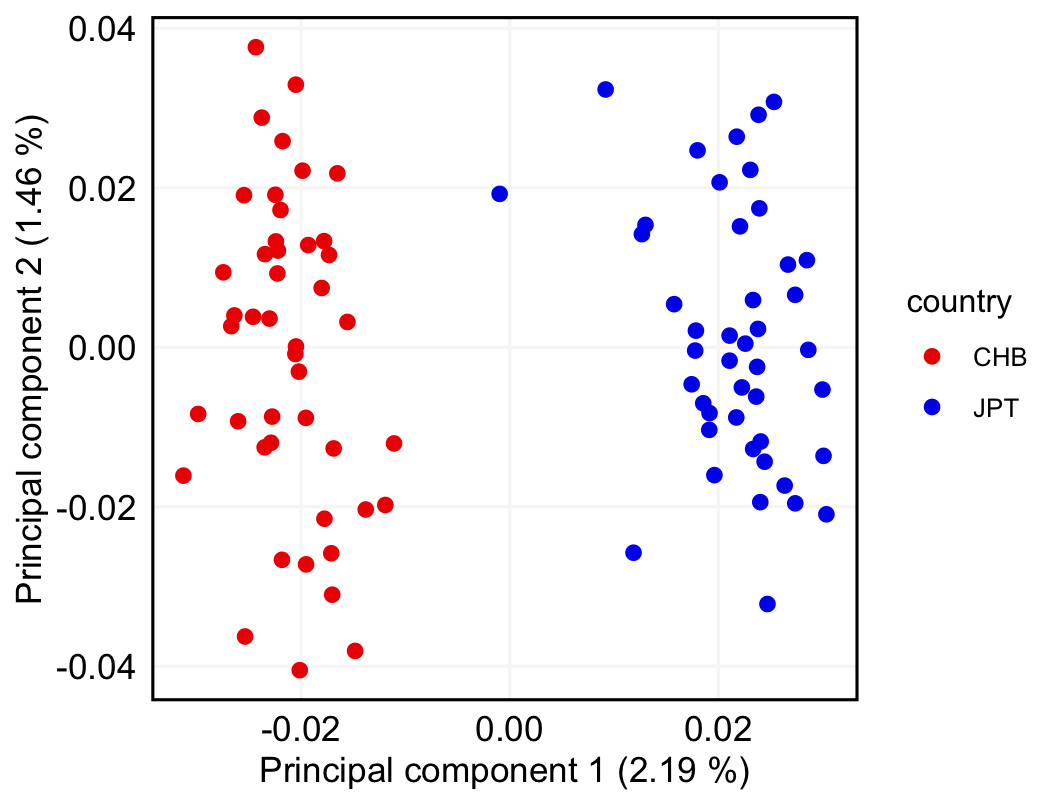

R code for this plot:

library(tidyverse)

## Genetic distances between individuals
# actual command:
system("/Users/ngoc/plink/plink --bfile /Users/ngoc/All/GENIOMHE1/subjects/NGS/TP_DATA_PROG/II.a.Plink/output160125/lndMkMAFHWE --distance-matrix --out PCAdata")

# pretty command:
system("plink --bfile lndMkMAFHWE --distance-matrix --out PCAdata")


## Load data
dist_populations<-read.table("PCAdata.mdist",header=F)

## Getting countries of origin
country <- data.frame(country=read.table("PCAdata.mdist.id")[,1])
country$country <- substr(country$country, 1, nchar(country$country) - 3)
country$country <- ifelse(country$country == "HCB", "CHB", country$country)

## Perform PCA using the cmdscale function
mds_populations <- cmdscale(dist_populations, eig = TRUE, k = 5)

## Extract the eigen vectors
eigenvec_populations <- cbind(country,mds_populations$points)

## Proportion of variation captured by each eigen vector
eigen_percent <- round(((mds_populations$eig)/sum(mds_populations$eig))*100,2)

ggplot(data = eigenvec_populations) +
  geom_point(mapping = aes(x = `1`, y = `2`, color = country), show.legend = T, size=2) + 
  labs(x = paste0("Principal component 1 (",eigen_percent[1]," %)"),
       y = paste0("Principal component 2 (",eigen_percent[2]," %)")) + 
  scale_color_manual(values = c("red2", "blue2")) + 
  theme_minimal() +
  theme(
    panel.border = element_rect(colour = "black", fill=NA, linewidth=1),
    axis.line.x= element_blank(), 
    axis.line.y= element_blank(), 
    panel.grid.major = element_line(color="grey97"),  
    panel.grid.minor = element_blank(),
    axis.text = element_text(size = 12, color = "black"), 
    axis.title = element_text(size = 12, color = "black"))
